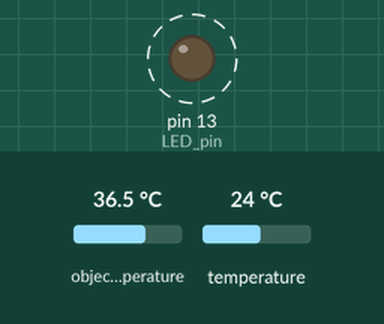
The sketch below on a simulated Arduino Uno, built with avr-gcc and run on an emulated ATmega328P. Shown: output pins drawn as LEDs (lit = HIGH). Wiring (inferred from the names in the program): MLX90614 thermometer at I2C address 0x5A. Dashed ring = blinking. Inputs (shaded band) come from the test bench; at power-on: object temperature 36.5 °C, temperature 24 °C.

Above: at 0.12 s.
Timing chart, 0 to 3.0 s (numbered marks = the images above):
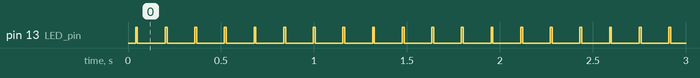

The sketch:

sketch_jul07a.ino
```cpp
#include <Wire.h>
#include <SoftwareSerial.h>
#define LED_pin 13
#define slaveAddress 0x5A
//#define HWSERIAL Serial1

SoftwareSerial BTSerial(9, 10);

void setup(){
  // An LED will blink to indicate when we have successfully read the temperature
  pinMode(LED_pin, OUTPUT);
  digitalWrite(LED_pin, LOW);
  Wire.begin();
  Wire.beginTransmission(slaveAddress);
  BTSerial.begin(9600);
}

void loop(){
  // Store the two relevant bytes of data for temperature
  byte dataLow = 0x00;
  byte dataHigh = 0x00;

  delay(10);

  Wire.write(0x07);    // This is the command to view object temperature in the sensor's RAM
  delay(10);

  Wire.endTransmission(false);
  delay(10);

  Wire.requestFrom(slaveAddress, 2);
  delay(10);

  while (Wire.available()){
    dataLow = Wire.read();
    dataHigh = Wire.read();
    digitalWrite(LED_pin, HIGH);    // Blink the LED to indicate a successful reading
  }
  delay(10);
  digitalWrite(LED_pin, LOW);

  double tempFactor = 0.02; // 0.02 degrees per LSB (measurement resolution of the MLX90614)
  double tempData = 0x0000; // zero out the data

  // This masks off the error bit of the high byte, then moves it left 8 bits and adds the low byte.
  tempData = (double)(((dataHigh & 0x007F) << 8) + dataLow);
  tempData = (tempData * tempFactor)-0.01;

  float celcius = tempData - 273.15;
  float fahrenheit = (celcius*1.8) + 32;

  Serial.print((String) fahrenheit);
  Serial.println("F");

  BTSerial.print((String) fahrenheit);
  BTSerial.println("F");

delay(100);
}
```

Measured:
- by itself, pin 13 (LED_pin): alternates HIGH for 0.01 s and LOW for 0.15 s
